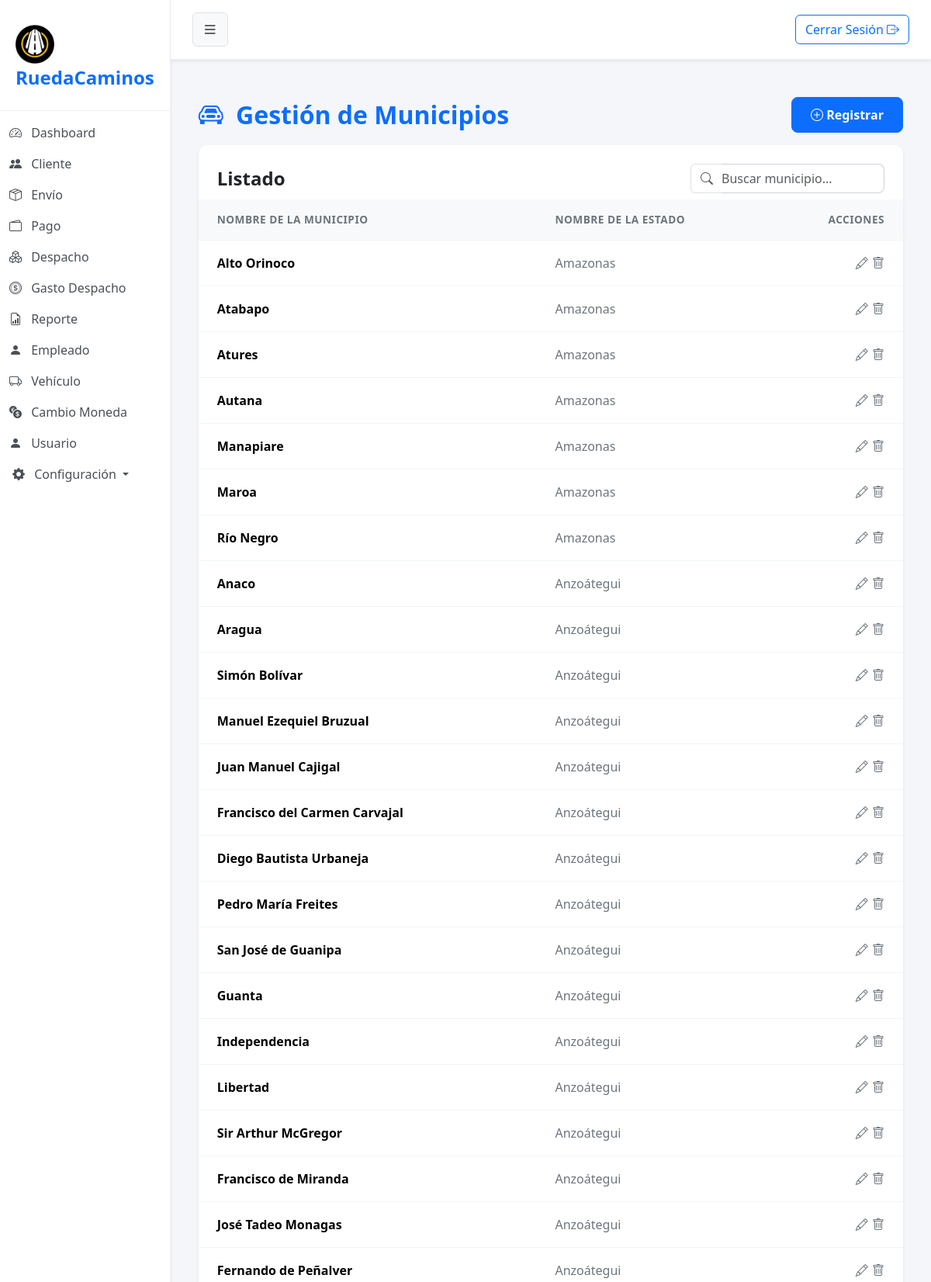
The app's page /?url=municipio (signed in, upper part) with its own data.
### tables this page shows
CREATE TABLE `municipio` (
  `cod_municipio` int(3) NOT NULL,
  `nombre` varchar(60) NOT NULL,
  `cod_estado` int(2) NOT NULL,
  `estado` tinyint(1) NOT NULL
);

CREATE TABLE `estado` (
  `cod_estado` int(2) NOT NULL,
  `nombre` varchar(16) NOT NULL,
  `estado` tinyint(1) NOT NULL
);

### app/controller/municipioController.php (called while the page is built, shortened)
<?php
$municipio = new Municipio();
$registros = $municipio->obt_RegistrosMunicipio();
include 'app/view/layout/header.php';
include 'app/view/municipio/municipioView.php';
include 'app/view/layout/footer.php';

### index.php (called while the page is built, shortened)
<?php
    $frontController = new FrontController();
?>

### app/config/Conexion.php (called while the page is built, shortened)
<?php
abstract class Conexion
{
    public $host = "localhost";
    public $namedb = "grupo_ruedacaminos";
    public $userdb = "root";
    public $passwd = "";
    public function __construct()
    {
        $this->conexion = $this->getConnection();
    }
    public function getConnection(): PDO
    {
        try {
            $dsn = "mysql:host=" . $this->host . ";dbname=" . $this->namedb . ";charset=utf8";
            $conexion = new PDO($dsn, $this->userdb, $this->passwd);
            $conexion->setAttribute(PDO::ATTR_ERRMODE, PDO::ERRMODE_EXCEPTION);
        } catch (PDOException $error) {
            die('No se pudo conectar a la base de datos, error:' . $error->getMessage());
        }
        return $conexion;
    }
}

### app/model/Municipio.php (called while the page is built, shortened)
<?php
class Municipio extends Conexion
{
    public function obt_RegistrosMunicipio()
    {
        try {
            $sentencia = "SELECT municipio.*, estado.nombre AS nombre_estado,
            estado.cod_estado
            FROM municipio
            INNER JOIN estado
            ON municipio.cod_estado= estado.cod_estado
            WHERE municipio.estado=1";
            $select = $this->conexion->prepare($sentencia);
            $select->execute();
            return $select->fetchAll(\PDO::FETCH_ASSOC);
        } catch (\PDOException $e) {
            return [];
        }
    }
}

### app/view/municipio/componentes/tabla.php (the view)
<div class="card-body p-0">
    <div class="table-responsive">
        <table class="table table-hover align-middle mb-0">
            <thead class="table-light table-header-custom">
                <tr>
                    <th class="ps-4 ">NOMBRE DE LA MUNICIPIO</th>
                    <th class="ps-4 ">NOMBRE DE LA ESTADO</th>
                    <th class="text-end pe-4">ACCIONES</th>
                </tr>
            </thead>
            <tbody>
                <?php foreach ($registros as $dato): ?>
                    <tr>
                        <td class="ps-4 fw-bold "><?= $dato['nombre'] ?></td>
                        <td class="ps-4 text-secondary "><?= $dato['nombre_estado'] ?></td>
                        <td class="text-end pe-4">
                            <button type="button" class="btn btn-link text-secondary p-0 m-0 align-baseline" title="Actualizar" data-bs-toggle="modal" data-bs-target="#modalMunicipio"
                                datos-cod-municipio="<?php echo $dato['cod_municipio']; ?>"
                                datos-nombre="<?php echo $dato['nombre']; ?>"
                                datos-cod-estado="<?= $dato['cod_estado'] ?>"
                                datos-estado="<?= $dato['estado']?>">
                                <i class="bi bi-pencil"></i>
                            </button>
                            <a href="#" class="text-secondary btn-eliminar"
                                datos-cod-municipio="<?= $dato['cod_municipio'] ?>">
                                <i class="bi bi-trash"></i>
                            </a>
                        </td>
                    </tr>
                <?php endforeach; ?>
            </tbody>
        </table>
    </div>
</div>

### assets/css/styles.css (style rules this page uses)
body { background-color: #f4f6f9; font-family: "Segoe UI", Tahoma, Geneva, Verdana, sans-serif; overflow-x: hidden; }
.table> :not(caption)>*>* { padding: 1rem 0.75rem; border-bottom-color: #f1f5f9; }
.table-header-custom th { color: #6c757d; font-weight: 600; font-size: 0.85rem; letter-spacing: 0.5px; }

### records on screen
municipio: nombre "Alto Orinoco", cod_estado.nombre "Amazonas"
municipio: nombre "Atabapo", cod_estado.nombre "Amazonas"
municipio: nombre "Atures", cod_estado.nombre "Amazonas"
municipio: nombre "Autana", cod_estado.nombre "Amazonas"
municipio: nombre "Manapiare", cod_estado.nombre "Amazonas"
municipio: nombre "Maroa", cod_estado.nombre "Amazonas"
municipio: nombre "Río Negro", cod_estado.nombre "Amazonas"
municipio: nombre "Anaco", cod_estado.nombre "Anzoátegui"
municipio: nombre "Aragua", cod_estado.nombre "Anzoátegui"
municipio: nombre "Simón Bolívar", cod_estado.nombre "Anzoátegui"
municipio: nombre "Manuel Ezequiel Bruzual", cod_estado.nombre "Anzoátegui"
municipio: nombre "Juan Manuel Cajigal", cod_estado.nombre "Anzoátegui"
municipio: nombre "Francisco del Carmen Carvajal", cod_estado.nombre "Anzoátegui"
municipio: nombre "Diego Bautista Urbaneja", cod_estado.nombre "Anzoátegui"
municipio: nombre "Pedro María Freites", cod_estado.nombre "Anzoátegui"
municipio: nombre "San José de Guanipa", cod_estado.nombre "Anzoátegui"
municipio: nombre "Guanta", cod_estado.nombre "Anzoátegui"
municipio: nombre "Independencia", cod_estado.nombre "Anzoátegui"
municipio: nombre "Libertad", cod_estado.nombre "Anzoátegui"
municipio: nombre "Sir Arthur McGregor", cod_estado.nombre "Anzoátegui"
municipio: nombre "Francisco de Miranda", cod_estado.nombre "Anzoátegui"
municipio: nombre "José Tadeo Monagas", cod_estado.nombre "Anzoátegui"
municipio: nombre "Fernando de Peñalver", cod_estado.nombre "Anzoátegui"
